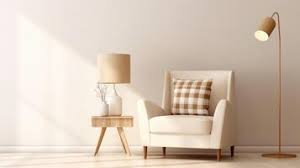
#> input picture Exp5/input.jpeg, 300 x 168 px
$ python exp5.py
#> lines starting #> are read from the running program, lines starting #| are printed output that depends on the picture
import cv2
import numpy as np
import matplotlib.pyplot as plt

# Load image in grayscale
image = cv2.imread("input.jpeg", cv2.IMREAD_GRAYSCALE)
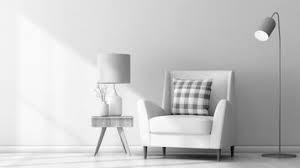
#> image: shape (168, 300); min 0, max 255, mean 199.7

if image is None:
    print("Error: Image not found")
else:
    # Apply Histogram Equalization
    equalized_image = cv2.equalizeHist(image)
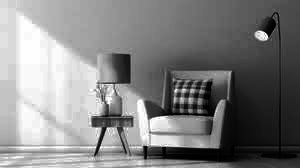
#> equalized_image: shape (168, 300); min 0, max 255, mean 128.9

    # Compute histograms before and after equalization
    hist_original = cv2.calcHist([image], [0], None, [256], [0, 256])
#> hist_original = 256 values, max 2006 at index 242, min 0 at index 3, mean 196.9
    hist_equalized = cv2.calcHist([equalized_image], [0], None, [256], [0, 256])
#> hist_equalized = 256 values, max 2006 at index 217, min 0 at index 20, mean 196.9

    # Plot the original and equalized histograms
    plt.figure(figsize=(12, 5))

    # Original Image and Histogram
    plt.subplot(2, 2, 1)
    plt.imshow(image, cmap='gray')
    plt.title("Original Image")
    plt.axis("off")

    plt.subplot(2, 2, 2)
    plt.plot(hist_original, color='black')
    plt.title("Histogram (Before Equalization)")
    plt.xlabel("Pixel Intensity")
    plt.ylabel("Frequency")

    # Equalized Image and Histogram
    plt.subplot(2, 2, 3)
    plt.imshow(equalized_image, cmap='gray')
    plt.title("Histogram Equalized Image")
    plt.axis("off")

    plt.subplot(2, 2, 4)
    plt.plot(hist_equalized, color='black')
    plt.title("Histogram (After Equalization)")
    plt.xlabel("Pixel Intensity")
    plt.ylabel("Frequency")

    # Show the plots
    plt.tight_layout()
    plt.show()
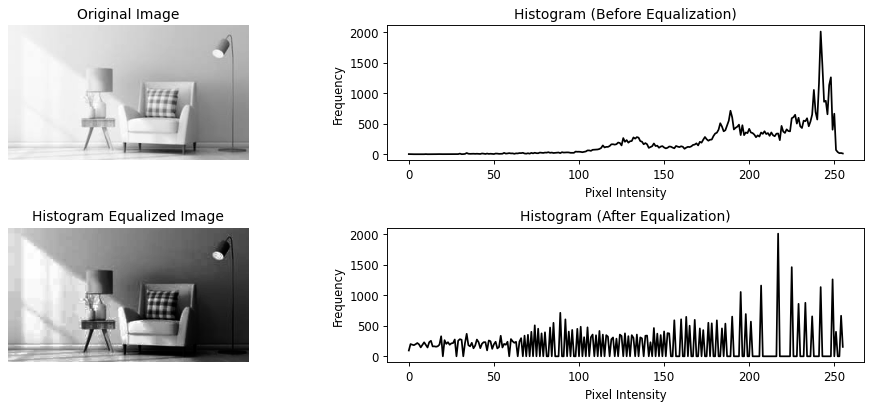
#> figure drawn by matplotlib, 4 panels; panel 2: curve peaks at x = 242, y = 2006; panel 4: curve peaks at x = 217, y = 2006

    # Display images using OpenCV
    cv2.imshow("Original Image", image)
    cv2.imshow("Histogram Equalized Image", equalized_image)
    cv2.waitKey(0)
    cv2.destroyAllWindows()
